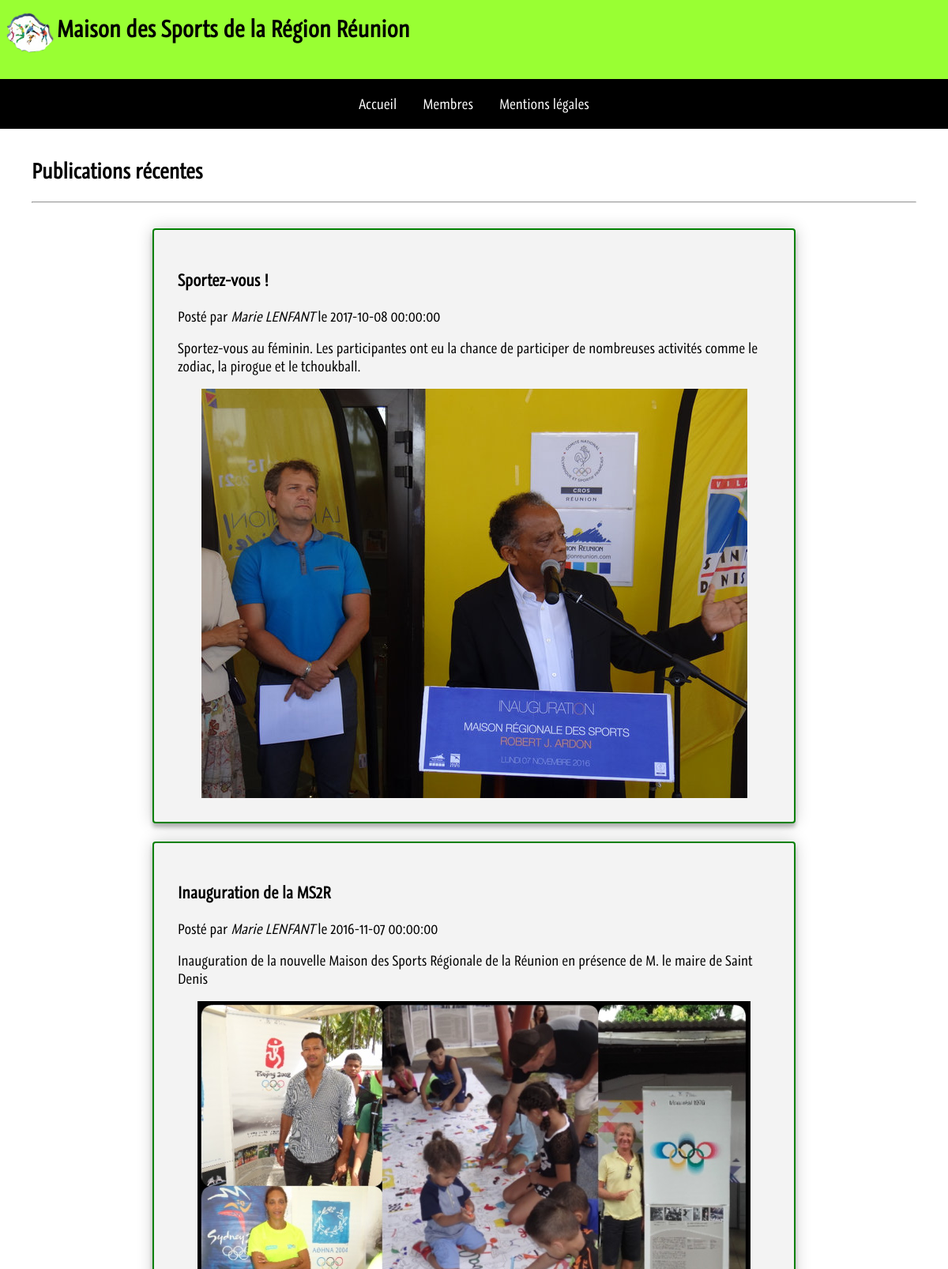
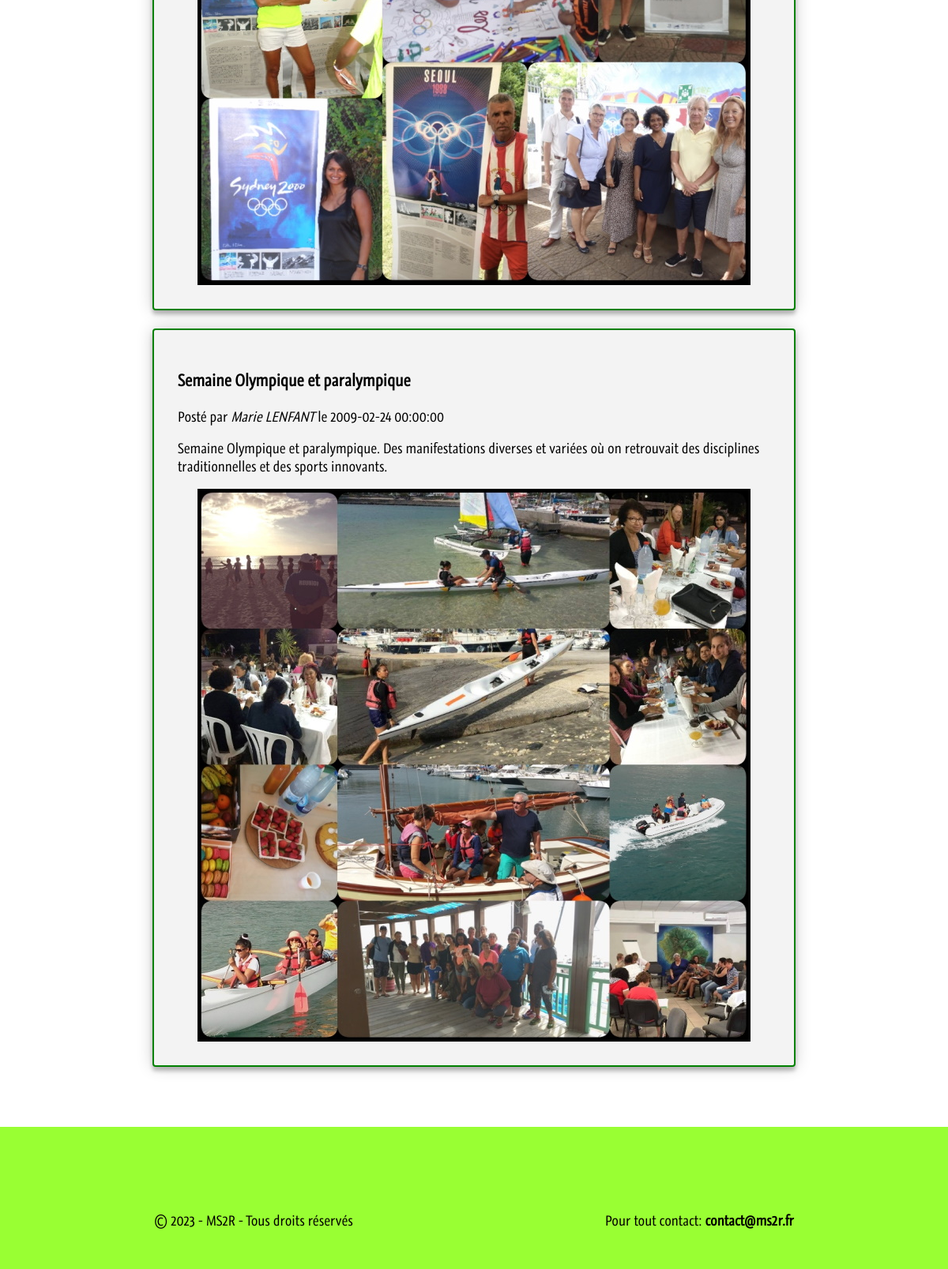
The page / on the database its author committed (2 pictures, top to bottom).
### tables this page shows
CREATE TABLE IF NOT EXISTS `article` (
  `id` smallint(6) NOT NULL AUTO_INCREMENT,
  `titre` varchar(75) DEFAULT NULL,
  `contenu` text,
  `datePublication` datetime DEFAULT NULL,
  `auteur` varchar(40) DEFAULT NULL,
  `miniature` varchar(100) DEFAULT NULL,
  PRIMARY KEY (`id`)
);

### index.php (the view, shortened to what this page needs)
<!DOCTYPE html PUBLIC "-//W3C//DTD HTML 4.01//EN" "http://www.w3.org/TR/html4/strict.dtd">
    <html lang="fr">
    <head>
        <link rel="stylesheet" type="text/css" href="styles/styles.css">
    </head>
    <?php include 'header.php'; ?>
    <?php include 'menu.php';?>
    <body>
        <div id="contenu-body">
            <div id="titre-page">
                <h2 itemprop="name">Publications récentes</h2>
                <hr>
                <br/>
            </div>
                <?php
                    require_once 'connexionBD.php';
                    $sql = "SELECT * FROM article ORDER BY datePublication DESC;";
                    $resultat = $connexion->query($sql) or die(print_r($connexion->errorInfo(), true));
                    while ($ligne = $resultat->fetch())
                    {
                        ?>
                        <article>
                            <header>
                                <h3><?php echo $ligne['titre']?></h3>
                                Posté par <cite><?php echo $ligne['auteur']?></cite> le <time><?php echo $ligne['datePublication']?></time>
                            </header>
                            <div>
                                <p><?php echo $ligne['contenu']?></p>
                                <?php
                                    if($ligne['miniature'] != NULL || $ligne['miniature'] != "") {
                                        echo '<img src = "' . $ligne['miniature'] . '"/>';
                                    }
                                ?>
                            </div>
                        </article>
                        <br>
                    <?php
                    }
                ?>
            <br/>
        </div>
    </body>
    <?php include 'footer.php'; ?>
</html>

### styles/styles.css (style rules this page uses)
html { background-color: white; font-family: "GraublauWeb Regular"; }
body { font-size: 14px; }
html, body, div { margin: 0px; padding: 0px; }
html, body { height: 100%; margin: 0; display: table; width: 100%; }
#contenu-body { margin-left: 25px; margin-right: 25px; margin-bottom: 15px; padding: 15px; font-size: 17px; }
#titre-page { position: left; }
#titre-page { color: black; }
article { margin-left: auto; margin-right: auto; font-family: "GraublauWeb Regular"; padding: 30px; border: 1px solid #f1f1f1; background: #F3F3F3; box-shadow: 0 0 20px 0 rgba(0, 0, 0, 0.2), 0 5px 5px 0 rgba(0, 0, 0, 0.24); height: auto; width: 750px; border-radius: 4px; border: 2px solid green; float: center; }
article img { display: block; margin-left: auto; margin-right: auto; }

### rows shown on the page
article: titre "Sportez-vous !", auteur "Marie LENFANT", datePublication "2017-10-08 00:00:00", contenu "Sportez-vous au féminin. Les participantes ont eu la chance de participer de nombreuses activités comme le zodiac, la pirogue et le tchoukball.", miniature (picture)
article: titre "Inauguration de la MS2R", auteur "Marie LENFANT", datePublication "2016-11-07 00:00:00", contenu "Inauguration de la nouvelle Maison des Sports Régionale de la Réunion en présence de M. le maire de Saint Denis", miniature (picture)
article: titre "Semaine Olympique et paralympique", auteur "Marie LENFANT", datePublication "2009-02-24 00:00:00", contenu "Semaine Olympique et paralympique. Des manifestations diverses et variées où on retrouvait des disciplines traditionnelles et des sports innovants.", miniature (picture)
